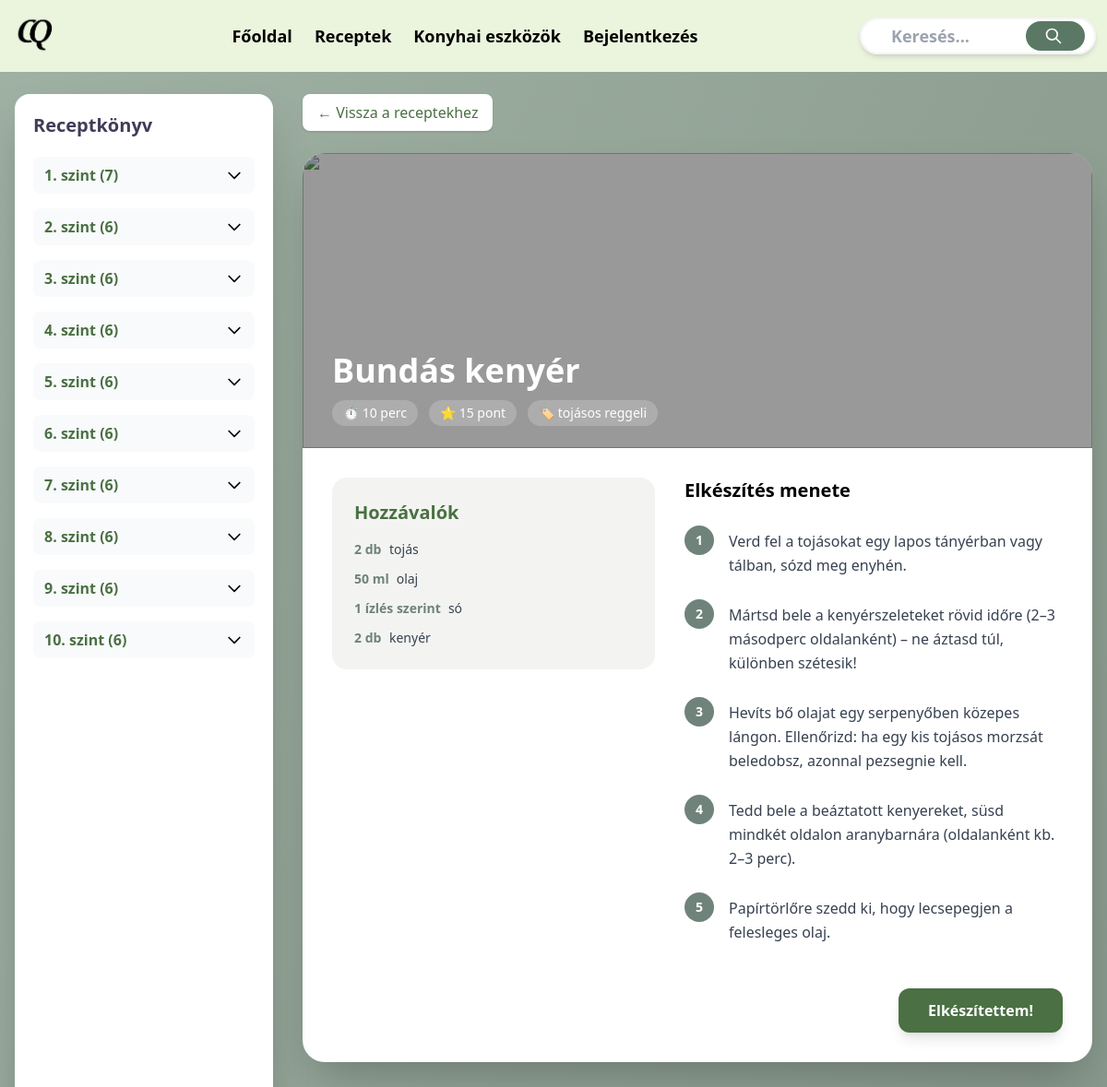
The page /views/receptek/receptek.php?id=10 on the database its author committed.
### tables this page shows
CREATE TABLE `recept` (
  `ReceptID` int(11) NOT NULL,
  `Nev` varchar(150) NOT NULL,
  `Kep` varchar(255) NOT NULL,
  `ElkeszitesiIdo` time NOT NULL,
  `NehezsegiSzintID` int(11) NOT NULL,
  `BegyujthetoPontok` int(11) NOT NULL,
  `Adag` int(11) NOT NULL,
  `Elkeszitesi_leiras` text NOT NULL,
  `ElkeszitesiModID` int(11) NOT NULL,
  `ArkategoriaID` int(11) NOT NULL,
  `AlkategoriaID` int(11) DEFAULT NULL,
  `Kaloria` decimal(6,2) NOT NULL
);

CREATE TABLE `nehezsegiszint` (
  `NehezsegiSzintID` int(11) NOT NULL,
  `Szint` int(11) NOT NULL
);

CREATE TABLE `alkategoria` (
  `AlkategoriaID` int(11) NOT NULL,
  `KategoriaID` int(11) NOT NULL,
  `Alkategoria` varchar(255) NOT NULL
);

CREATE TABLE `recept_hozzavalo` (
  `ReceptID` int(11) NOT NULL,
  `HozzavaloID` int(11) NOT NULL,
  `Mennyiseg` decimal(10,2) NOT NULL,
  `MertekegysegID` int(11) NOT NULL
);

CREATE TABLE `mertekegyseg` (
  `MertekegysegID` int(11) NOT NULL,
  `Elnevezes` varchar(255) NOT NULL
);

CREATE TABLE `hozzavalo` (
  `HozzavaloID` int(11) NOT NULL,
  `Elnevezes` varchar(50) NOT NULL,
  `Kep` varchar(255) DEFAULT NULL
);

### views/receptek/receptek.php (the view, shortened to what this page needs)
<?php
include "../head.php";
$pdo = new PDO("mysql:host=localhost;dbname=cookquest;charset=utf8mb4", "root", "", [
    PDO::ATTR_ERRMODE => PDO::ERRMODE_EXCEPTION,
    PDO::ATTR_DEFAULT_FETCH_MODE => PDO::FETCH_ASSOC
]);
function formatIdo($ido_str)
{
    $parts = explode(':', $ido_str);
    $ora = (int)$parts[0];
    $perc = (int)$parts[1];
    if ($ora > 0) return "$ora óra" . ($perc > 0 ? " $perc perc" : "");
    if ($perc > 0) return "$perc perc";
    return "kevesebb mint 1 perc";
}
function formatMennyiseg($mennyiseg)
{
    if (floor($mennyiseg) == $mennyiseg) return (int)$mennyiseg;
    return rtrim(rtrim(number_format($mennyiseg, 2, '.', ''), '0'), '.');
}
function receptKepSrc(?string $dbKep): string
{
    $dbKep = trim((string)$dbKep);
    $file = basename($dbKep);
    if (!is_file(RECIPE_IMG_DIR . $file)) {
        return RECIPE_IMG_URL . RECIPE_IMG_PLACEHOLDER;
    }
    return RECIPE_IMG_URL . rawurlencode($file);
}
$receptId = isset($_GET['id']) ? (int)$_GET['id'] : null;
$receptek = $pdo->query("
    SELECT
        r.ReceptID, r.Nev, r.Kep, r.ElkeszitesiIdo, r.BegyujthetoPontok,
        r.Elkeszitesi_leiras, n.Szint,
        kat.Kategoria AS FoKategoriaNev,
        alk.Alkategoria AS AlkategoriaNev,
        a.Arkategoria AS ArkategoriaNev
    FROM recept r
    INNER JOIN nehezsegiszint n ON r.NehezsegiSzintID = n.NehezsegiSzintID
    LEFT JOIN alkategoria alk ON r.AlkategoriaID = alk.AlkategoriaID
    LEFT JOIN kategoria kat ON alk.KategoriaID = kat.KategoriaID
    LEFT JOIN arkategoria a ON r.ArkategoriaID = a.ArkategoriaID
    ORDER BY n.Szint, r.Nev
")->fetchAll();
$receptekSzintekSzerint = [];
foreach ($receptek as $r) {
    $szint = $r['Szint'];
    if (!isset($receptekSzintekSzerint[$szint])) {
        $receptekSzintekSzerint[$szint] = [];
    }
    $receptekSzintekSzerint[$szint][] = $r;
}
$recept = null;
$hozzavalok = [];
if ($receptId) {
    $stmt = $pdo->prepare("
        SELECT
            r.*, n.Szint, a.Arkategoria AS ArkategoriaNev,
            kat.Kategoria AS FoKategoriaNev, alk.Alkategoria AS AlkategoriaNev
        FROM recept r
        JOIN nehezsegiszint n ON r.NehezsegiSzintID = n.NehezsegiSzintID
        LEFT JOIN arkategoria a ON r.ArkategoriaID = a.ArkategoriaID
        LEFT JOIN alkategoria alk ON r.AlkategoriaID = alk.AlkategoriaID
        LEFT JOIN kategoria kat ON alk.KategoriaID = kat.KategoriaID
        WHERE r.ReceptID = ?
    ");
    $stmt->execute([$receptId]);
    $recept = $stmt->fetch();
    $stmt = $pdo->prepare("
        SELECT
            h.Elnevezes, rh.Mennyiseg, m.Elnevezes AS Mertekegyseg
        FROM recept_hozzavalo rh
        JOIN hozzavalo h ON rh.HozzavaloID = h.HozzavaloID
        JOIN mertekegyseg m ON rh.MertekegysegID = m.MertekegysegID
        WHERE rh.ReceptID = ?
    ");
    $stmt->execute([$receptId]);
    $hozzavalok = $stmt->fetchAll();
}
?>
<main class="min-h-screen bg-gradient-to-br from-[#9FB1A3] to-[#7F8F83]">
    <div class="max-w-7xl mx-auto py-6 px-4">
        <div class="flex flex-col lg:flex-row lg:gap-8">
            <aside id="sidebar" class="fixed inset-y-0 left-0 z-40 w-80 bg-white shadow-2xl transform -translate-x-full lg:translate-x-0 lg:sticky lg:top-6 lg:h-[calc(100vh-1.5rem)] lg:w-[280px] lg:overflow-y-auto transition-transform duration-300 rounded-r-2xl lg:rounded-2xl">
                <div class="p-5">
                    <div class="flex items-center justify-between mb-5">
                        <h2 class="text-xl font-bold text-[#3F3D56]">Receptkönyv</h2>
                    </div>
                    <?php foreach ($receptekSzintekSzerint as $szint => $lista): ?>
                        <div class="mb-4">
                            <button class="w-full text-left flex items-center justify-between py-2 px-3 bg-gray-50 hover:bg-gray-100 rounded-lg transition szint-sav-cim">
                                <span class="font-semibold text-[#4A7043]">
                                    <?= $szint ?>. szint (<span class="szint-darab" data-szint="<?= $szint ?>"><?= count($lista) ?></span>)
                                </span>
                                <svg class="w-5 h-5 transition-transform sav-nyil" fill="none" stroke="currentColor" viewBox="0 0 24 24">
                                    <path stroke-linecap="round" stroke-linejoin="round" stroke-width="2" d="M19 9l-7 7-7-7" />
                                </svg>
                            </button>
                        </div>
                    <?php endforeach; ?>
                </div>
            </aside>
            <section id="receptekTarolo" class="flex-1">
                <?php if (!$recept): ?>
                    <h1 class="text-4xl font-bold text-white mb-8">Receptek</h1>
                    <div id="nincsEredmeny" class="hidden bg-white rounded-2xl shadow-xl p-12 text-center">
                        <div class="text-6xl mb-4">🔍</div>
                        <h3 class="text-xl font-semibold text-gray-700">Nincs ilyen recept...</h3>
                    </div>
                    <?php foreach ($receptekSzintekSzerint as $szint => $lista): ?>
                        <div class="mb-16 szint-blokk" data-szint="<?= $szint ?>">
                            <h2 class="text-3xl font-bold text-white mb-6 border-b border-white/40 pb-3">
                                <?= $szint ?>. szint – <span class="szint-darab-fo" data-szint="<?= $szint ?>"><?= count($lista) ?></span> recept
                            </h2>
                            <div class="grid grid-cols-1 sm:grid-cols-2 lg:grid-cols-3 gap-6">
                                <?php foreach ($lista as $r): ?>
                                    <a href="receptek.php?id=<?= $r['ReceptID'] ?>"
                                        class="recept-kartya bg-white rounded-2xl shadow-xl overflow-hidden hover:-translate-y-1 transition block"
                                        data-recept-id="<?= $r['ReceptID'] ?>"
                                        data-nev="<?= mb_strtolower(htmlspecialchars($r['Nev'])) ?>"
                                        data-fokategoria="<?= htmlspecialchars($r['FoKategoriaNev'] ?? 'Nem kategorizált') ?>"
                                        data-alkategoria="<?= htmlspecialchars($r['AlkategoriaNev'] ?? 'Egyéb') ?>">
                                        <img src="<?= htmlspecialchars(receptKepSrc($r['Kep'])) ?>" class="w-full h-48 object-cover" alt="">
                                        <div class="p-5">
                                            <div class="flex justify-between text-xs text-gray-500 mb-2 font-semibold">
                                                <span class="text-[#6F837B] uppercase"><?= htmlspecialchars($r['AlkategoriaNev'] ?? 'Egyéb') ?></span>
                                                <span>⭐ <?= $r['BegyujthetoPontok'] ?> pont</span>
                                            </div>
                                            <h2 class="text-lg font-bold mb-2 text-gray-800"><?= htmlspecialchars($r['Nev']) ?></h2>
                                            <div class="flex justify-between text-sm text-gray-600">
                                                <span>⏱ <?= formatIdo($r['ElkeszitesiIdo']) ?></span>
                                                <span>💰 <?= htmlspecialchars($r['ArkategoriaNev'] ?? 'Nincs') ?></span>
                                            </div>
                                        </div>
                                    </a>
                                <?php endforeach; ?>
                            </div>
                        </div>
                    <?php endforeach; ?>
                <?php else: ?>
                    <a href="receptek.php" class="inline-flex items-center gap-2 mb-6 px-4 py-2 bg-white rounded-lg shadow hover:bg-gray-100 transition font-medium text-[#4A7043]">
                        ← Vissza a receptekhez
                    </a>
                    <div class="bg-white rounded-3xl shadow-2xl overflow-hidden">
                        <div class="relative h-80">
                            <img src="<?= htmlspecialchars(receptKepSrc($recept['Kep'] ?? '')) ?>" class="absolute inset-0 w-full h-full object-cover" alt="">
                            <div class="absolute inset-0 bg-black/40"></div>
                            <div class="absolute bottom-6 left-8 text-white">
                                <h1 class="text-4xl font-bold mb-3"><?= htmlspecialchars($recept['Nev']) ?></h1>
                                <div class="flex flex-wrap gap-3 text-sm">
                                    <span class="px-3 py-1 bg-white/20 backdrop-blur-md rounded-full">⏱ <?= formatIdo($recept['ElkeszitesiIdo']) ?></span>
                                    <span class="px-3 py-1 bg-white/20 backdrop-blur-md rounded-full">⭐ <?= $recept['BegyujthetoPontok'] ?> pont</span>
                                    <span class="px-3 py-1 bg-white/20 backdrop-blur-md rounded-full">🏷 <?= htmlspecialchars($recept['AlkategoriaNev']) ?></span>
                                </div>
                            </div>
                        </div>
                        <div class="p-8 grid grid-cols-1 lg:grid-cols-[350px_1fr] gap-8">
                            <div class="bg-[#F3F4F1] rounded-2xl p-6 h-fit">
                                <h2 class="text-xl font-bold mb-4 text-[#4A7043] flex items-center gap-2">Hozzávalók</h2>
                                <ul class="space-y-3 text-sm">
                                    <?php foreach ($hozzavalok as $h): ?>
                                        <li class="flex gap-2 items-start ">
                                            <span class="font-bold text-[#6F837B] min-w-[30px]"><?= formatMennyiseg($h['Mennyiseg']) ?> <?= htmlspecialchars($h['Mertekegyseg']) ?></span>
                                            <span class="text-gray-700"><?= htmlspecialchars($h['Elnevezes']) ?></span>
                                        </li>
                                    <?php endforeach; ?>
                                </ul>
                            </div>
                            <div>
                                <h2 class="text-xl font-bold mb-6 flex items-center gap-2">Elkészítés menete</h2>
                                <ol class="space-y-6 text-gray-700">
                                    <?php
                                    $lepesek = explode("\n", $recept['Elkeszitesi_leiras']);
                                    $i = 1;
                                    foreach ($lepesek as $lepes):
                                        if (trim($lepes) === '') continue;
                                    ?>
                                        <li class="flex gap-4 group">
                                            <span class="w-8 h-8 flex items-center justify-center shrink-0 rounded-full bg-[#6F837B] text-white text-sm font-bold">
                                                <?= $i++ ?>
                                            </span>
                                            <p class="leading-relaxed pt-1"><?= htmlspecialchars($lepes) ?></p>
                                        </li>
                                    <?php endforeach; ?>
                                </ol>
                                <div class="mt-12 flex justify-end">
                                    <button class="bg-[#4A7043] text-white px-8 py-3 rounded-xl font-bold shadow-lg hover:bg-[#3d5c37] transition-all transform hover:scale-105">
                                        Elkészítettem!
                                    </button>
                                </div>
                            </div>
                        </div>
                    </div>
                <?php endif; ?>
            </section>
        </div>
    </div>
</main>
<?php include "../footer.php"; ?>

### rows shown on the page
recept: NehezsegiSzintID.Szint "10", count($lista) "6"
recept: Nev "Bundás kenyér", ElkeszitesiIdo "10 perc", BegyujthetoPontok "15", AlkategoriaID.Alkategoria "tojásos reggeli", Elkeszitesi_leiras "Verd fel a tojásokat egy lapos tányérban vagy tálban, sózd meg enyhén.", Elkeszitesi_leiras "Mártsd bele a kenyérszeleteket rövid időre (2–3 másodperc oldalanként) – ne áztasd túl, különben szétesik!", Elkeszitesi_leiras "Hevíts bő olajat egy serpenyőben közepes lángon. Ellenőrizd: ha egy kis tojásos morzsát beledobsz, azonnal pezsegnie kell.", Elkeszitesi_leiras "Tedd bele a beáztatott kenyereket, süsd mindkét oldalon aranybarnára (oldalanként kb. 2–3 perc).", Elkeszitesi_leiras "Papírtörlőre szedd ki, hogy lecsepegjen a felesleges olaj."
recept_hozzavalo: Mennyiseg "2", MertekegysegID.Elnevezes "db", HozzavaloID.Elnevezes "tojás"
recept_hozzavalo: Mennyiseg "50", MertekegysegID.Elnevezes "ml", HozzavaloID.Elnevezes "olaj"
recept_hozzavalo: Mennyiseg "1", MertekegysegID.Elnevezes "ízlés szerint", HozzavaloID.Elnevezes "só"
recept_hozzavalo: Mennyiseg "2", MertekegysegID.Elnevezes "db", HozzavaloID.Elnevezes "kenyér"

### other values the page prints
$szint "1"
count($lista) "7"
$szint "2"
count($lista) "6"
$szint "3"
$szint "4"
$szint "5"
$szint "6"
$szint "7"
$szint "8"
$szint "9"
